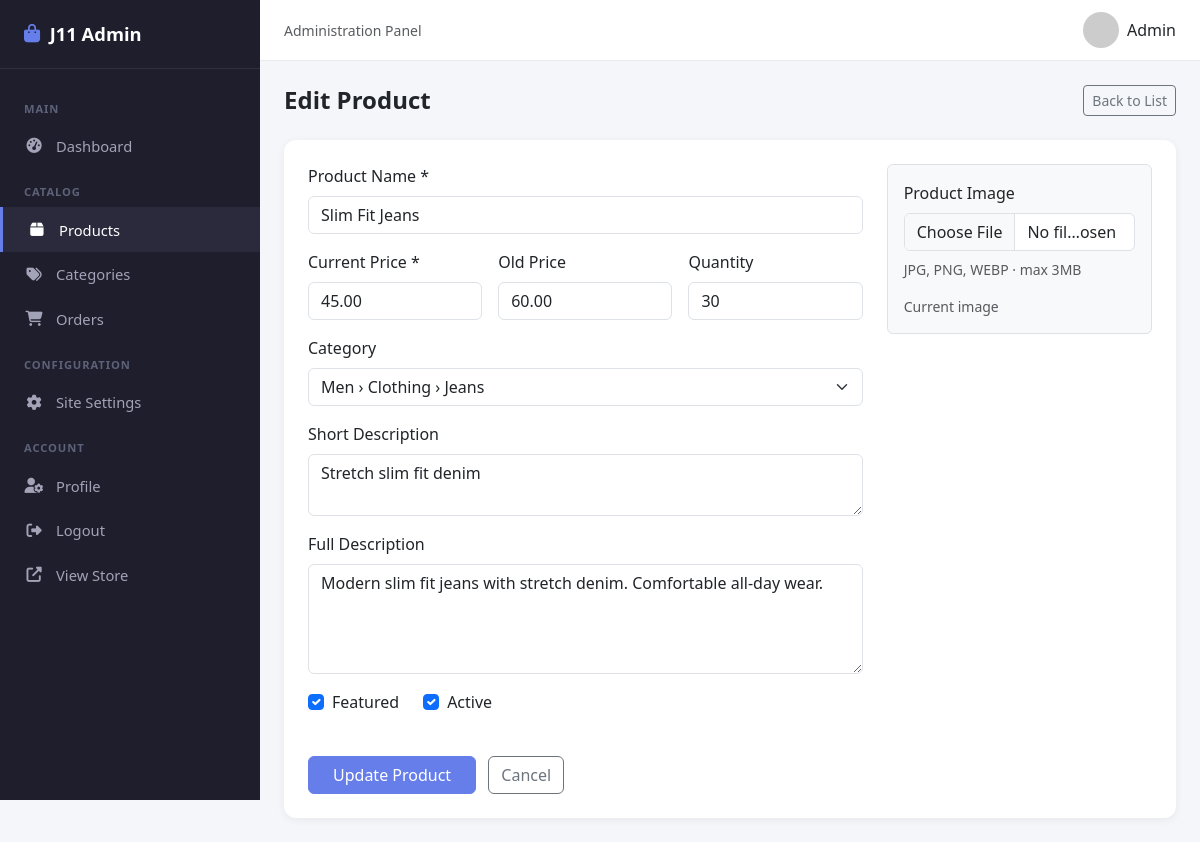
The app's page /Admin/product-add.php?edit=2 (signed in) with its own data.
### tables this page shows
CREATE TABLE `tbl_product` (
  `p_id` int(11) NOT NULL AUTO_INCREMENT,
  `p_name` varchar(255) NOT NULL,
  `p_old_price` decimal(10,2) DEFAULT NULL,
  `p_current_price` decimal(10,2) NOT NULL,
  `p_qty` int(11) NOT NULL DEFAULT 0,
  `p_featured_photo` varchar(255) DEFAULT NULL,
  `p_description` text,
  `p_short_description` text,
  `p_feature` text,
  `p_condition` text,
  `p_return_policy` text,
  `p_total_view` int(11) NOT NULL DEFAULT 0,
  `p_is_featured` tinyint(1) NOT NULL DEFAULT 0,
  `p_is_active` tinyint(1) NOT NULL DEFAULT 1,
  `ecat_id` int(11) DEFAULT NULL,
  PRIMARY KEY (`p_id`),
  KEY `ecat_id` (`ecat_id`)
);

CREATE TABLE `tbl_end_category` (
  `ecat_id` int(11) NOT NULL AUTO_INCREMENT,
  `ecat_name` varchar(255) NOT NULL,
  `mcat_id` int(11) NOT NULL,
  PRIMARY KEY (`ecat_id`),
  KEY `mcat_id` (`mcat_id`)
);

CREATE TABLE `tbl_top_category` (
  `tcat_id` int(11) NOT NULL AUTO_INCREMENT,
  `tcat_name` varchar(255) NOT NULL,
  `show_on_menu` tinyint(1) NOT NULL DEFAULT 1,
  PRIMARY KEY (`tcat_id`)
);

CREATE TABLE `tbl_mid_category` (
  `mcat_id` int(11) NOT NULL AUTO_INCREMENT,
  `mcat_name` varchar(255) NOT NULL,
  `tcat_id` int(11) NOT NULL,
  PRIMARY KEY (`mcat_id`),
  KEY `tcat_id` (`tcat_id`)
);

### Admin/product-add.php (the view, shortened to what this page needs)
<?php require_once('header.php'); ?>
<?php
$edit_id = (int)($_GET['edit'] ?? 0);
$product = null;
if ($edit_id > 0) {
    $stmt = $pdo->prepare("SELECT * FROM tbl_product WHERE p_id=?");
    $stmt->execute([$edit_id]);
    $product = $stmt->fetch();
}
$categories = $pdo->query("SELECT e.ecat_id, e.ecat_name, m.mcat_name, t.tcat_name
    FROM tbl_end_category e
    JOIN tbl_mid_category m ON e.mcat_id=m.mcat_id
    JOIN tbl_top_category t ON m.tcat_id=t.tcat_id
    ORDER BY t.tcat_name, m.mcat_name, e.ecat_name")->fetchAll();
?>
<div class="d-flex justify-content-between align-items-center mb-4">
    <h4 class="mb-0 fw-bold"><?php echo $product ? 'Edit Product' : 'Add Product'; ?></h4>
    <a href="product.php" class="btn btn-outline-secondary btn-sm">Back to List</a>
</div>
<div class="table-card">
    <div class="card-body p-4">
        <form method="post" enctype="multipart/form-data">
            <div class="row g-4">
                <div class="col-lg-8">
                    <div class="mb-3">
                        <label class="form-label fw-medium">Product Name *</label>
                        <input type="text" name="p_name" class="form-control" required value="<?php echo htmlspecialchars($product['p_name'] ?? ''); ?>">
                    </div>
                    <div class="row g-3 mb-3">
                        <div class="col-md-4">
                            <label class="form-label fw-medium">Current Price *</label>
                            <input type="number" step="0.01" name="p_current_price" class="form-control" required value="<?php echo htmlspecialchars($product['p_current_price'] ?? ''); ?>">
                        </div>
                        <div class="col-md-4">
                            <label class="form-label fw-medium">Old Price</label>
                            <input type="number" step="0.01" name="p_old_price" class="form-control" value="<?php echo htmlspecialchars($product['p_old_price'] ?? ''); ?>">
                        </div>
                        <div class="col-md-4">
                            <label class="form-label fw-medium">Quantity</label>
                            <input type="number" name="p_qty" class="form-control" value="<?php echo htmlspecialchars($product['p_qty'] ?? '10'); ?>">
                        </div>
                    </div>
                    <div class="mb-3">
                        <label class="form-label fw-medium">Category</label>
                        <select name="ecat_id" class="form-select">
                            <?php foreach ($categories as $c): ?>
                                <option value="<?php echo $c['ecat_id']; ?>" <?php echo (($product['ecat_id'] ?? '') == $c['ecat_id']) ? 'selected' : ''; ?>>
                                    <?php echo htmlspecialchars($c['tcat_name'].' › '.$c['mcat_name'].' › '.$c['ecat_name']); ?>
                                </option>
                            <?php endforeach; ?>
                        </select>
                    </div>
                    <div class="mb-3">
                        <label class="form-label fw-medium">Short Description</label>
                        <textarea name="p_short_description" class="form-control" rows="2"><?php echo htmlspecialchars($product['p_short_description'] ?? ''); ?></textarea>
                    </div>
                    <div class="mb-3">
                        <label class="form-label fw-medium">Full Description</label>
                        <textarea name="p_description" class="form-control" rows="4"><?php echo htmlspecialchars($product['p_description'] ?? ''); ?></textarea>
                    </div>
                    <div class="mb-3 d-flex gap-4">
                        <div class="form-check">
                            <input type="checkbox" name="p_is_featured" value="1" class="form-check-input" id="feat" <?php echo !empty($product['p_is_featured']) ? 'checked' : ''; ?>>
                            <label class="form-check-label" for="feat">Featured</label>
                        </div>
                        <div class="form-check">
                            <input type="checkbox" name="p_is_active" value="1" class="form-check-input" id="act" <?php echo ($product === null || !empty($product['p_is_active'])) ? 'checked' : ''; ?>>
                            <label class="form-check-label" for="act">Active</label>
                        </div>
                    </div>
                </div>
                <div class="col-lg-4">
                    <div class="border rounded p-3 bg-light">
                        <label class="form-label fw-medium">Product Image</label>
                        <input type="file" name="p_featured_photo" class="form-control mb-2" accept="image/*">
                        <div class="form-text mb-3">JPG, PNG, WEBP · max 3MB</div>
                        <?php if (!empty($product['p_featured_photo'])): ?>
                            <div class="small text-muted mt-1">Current image</div>
                        <?php endif; ?>
                    </div>
                </div>
            </div>
            <div class="mt-4">
                <button type="submit" name="form1" class="btn btn-primary px-4"><?php echo $product ? 'Update Product' : 'Add Product'; ?></button>
                <a href="product.php" class="btn btn-outline-secondary ms-2">Cancel</a>
            </div>
        </form>
    </div>
</div>
<?php require_once('footer.php'); ?>

### Admin/header.php (style rules this page uses)
:root { --sidebar-width: 260px; --primary: #667eea; --primary-dark: #5a6fd6; --sidebar-bg: #1e1e2d; --sidebar-hover: #2a2a3c; }
body { font-family: 'Segoe UI', system-ui, sans-serif; background: #f4f6f9; min-height: 100vh; }
.table-card { background: #fff; border-radius: 12px; box-shadow: 0 2px 8px rgba(0,0,0,.06); overflow: hidden; }
.btn-primary { background: var(--primary); border-color: var(--primary); }

### records on screen
tbl_product: p_name "Slim Fit Jeans", p_current_price "45.00", p_old_price "60.00", p_qty "30", ecat_id "Men › Clothing › Jeans", p_short_description "Stretch slim fit denim", p_description "Modern slim fit jeans with stretch denim. Comfortable all-day wear.", p_is_featured "☑", p_is_active "☑"

### other values on screen
$admin_name "Admin"
